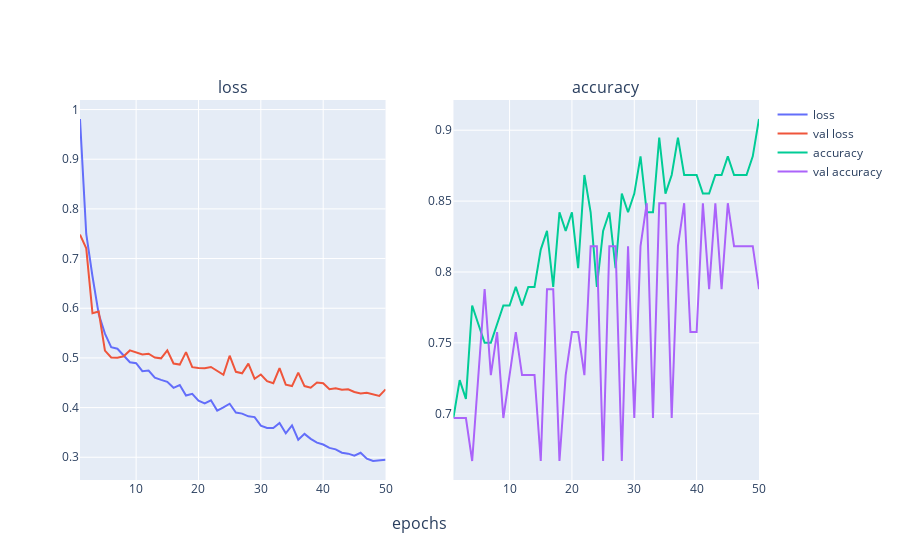

The cell this chart's notebook holds for it:
### Code cell
model_metrics = get_metrics(history)
plot_metrics(model_metrics)
